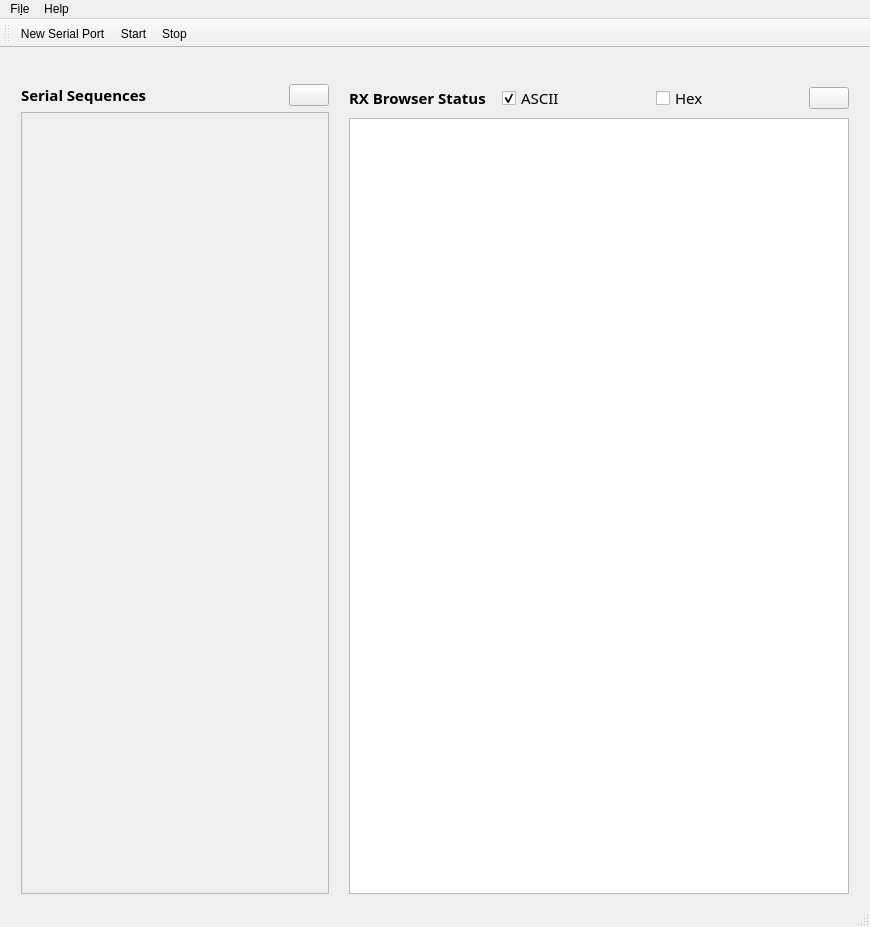
<?xml version="1.0" encoding="UTF-8"?>
<ui version="4.0">
 <class>MainWindow</class>
 <widget class="QMainWindow" name="MainWindow">
  <property name="geometry">
   <rect>
    <x>0</x>
    <y>0</y>
    <width>870</width>
    <height>927</height>
   </rect>
  </property>
  <property name="windowTitle">
   <string>Pipo</string>
  </property>
  <property name="windowIcon">
   <iconset resource="resources.qrc">
    <normaloff>:/rec/img/pipo_icon.png</normaloff>:/rec/img/pipo_icon.png</iconset>
  </property>
  <widget class="QWidget" name="centralWidget">
   <layout class="QGridLayout" name="gridLayout_3">
    <item row="0" column="0">
     <layout class="QHBoxLayout" name="horizontalLayout_3">
      <property name="leftMargin">
       <number>10</number>
      </property>
      <property name="rightMargin">
       <number>10</number>
      </property>
      <item>
       <widget class="QLabel" name="pNameLabel">
        <property name="text">
         <string/>
        </property>
        <property name="textFormat">
         <enum>Qt::RichText</enum>
        </property>
       </widget>
      </item>
      <item>
       <widget class="QLabel" name="pRateLabel">
        <property name="text">
         <string/>
        </property>
       </widget>
      </item>
      <item>
       <widget class="QLabel" name="pParLabel">
        <property name="text">
         <string/>
        </property>
       </widget>
      </item>
      <item>
       <widget class="QLabel" name="pStatus">
        <property name="text">
         <string/>
        </property>
       </widget>
      </item>
     </layout>
    </item>
    <item row="1" column="0">
     <layout class="QHBoxLayout" name="horizontalLayout_2">
      <property name="spacing">
       <number>20</number>
      </property>
      <property name="leftMargin">
       <number>10</number>
      </property>
      <property name="topMargin">
       <number>5</number>
      </property>
      <property name="rightMargin">
       <number>10</number>
      </property>
      <item>
       <layout class="QVBoxLayout" name="verticalLayout" stretch="0,5">
        <property name="sizeConstraint">
         <enum>QLayout::SetFixedSize</enum>
        </property>
        <item>
         <layout class="QHBoxLayout" name="horizontalLayout">
          <property name="spacing">
           <number>3</number>
          </property>
          <property name="sizeConstraint">
           <enum>QLayout::SetMinimumSize</enum>
          </property>
          <item>
           <widget class="QLabel" name="label">
            <property name="sizePolicy">
             <sizepolicy hsizetype="Minimum" vsizetype="Fixed">
              <horstretch>0</horstretch>
              <verstretch>0</verstretch>
             </sizepolicy>
            </property>
            <property name="font">
             <font>
              <family>Ubuntu Mono</family>
              <pointsize>11</pointsize>
              <weight>75</weight>
              <italic>false</italic>
              <bold>true</bold>
              <underline>false</underline>
             </font>
            </property>
            <property name="text">
             <string>Serial Sequences</string>
            </property>
           </widget>
          </item>
          <item>
           <widget class="QPushButton" name="pushButton">
            <property name="sizePolicy">
             <sizepolicy hsizetype="Fixed" vsizetype="Fixed">
              <horstretch>10</horstretch>
              <verstretch>30</verstretch>
             </sizepolicy>
            </property>
            <property name="toolTip">
             <string/>
            </property>
            <property name="toolTipDuration">
             <number>-1</number>
            </property>
            <property name="text">
             <string/>
            </property>
            <property name="icon">
             <iconset resource="resources.qrc">
              <normaloff>:/rec/img/add_new_seq.ico</normaloff>:/rec/img/add_new_seq.ico</iconset>
            </property>
           </widget>
          </item>
         </layout>
        </item>
        <item>
         <widget class="QScrollArea" name="scrollArea">
          <property name="sizePolicy">
           <sizepolicy hsizetype="Minimum" vsizetype="Preferred">
            <horstretch>0</horstretch>
            <verstretch>0</verstretch>
           </sizepolicy>
          </property>
          <property name="minimumSize">
           <size>
            <width>308</width>
            <height>0</height>
           </size>
          </property>
          <property name="maximumSize">
           <size>
            <width>310</width>
            <height>16777215</height>
           </size>
          </property>
          <property name="sizeIncrement">
           <size>
            <width>60</width>
            <height>0</height>
           </size>
          </property>
          <property name="baseSize">
           <size>
            <width>0</width>
            <height>0</height>
           </size>
          </property>
          <property name="widgetResizable">
           <bool>true</bool>
          </property>
          <widget class="QWidget" name="scrollAreaWidgetContents">
           <property name="geometry">
            <rect>
             <x>0</x>
             <y>0</y>
             <width>20</width>
             <height>20</height>
            </rect>
           </property>
           <property name="sizePolicy">
            <sizepolicy hsizetype="Maximum" vsizetype="Maximum">
             <horstretch>0</horstretch>
             <verstretch>0</verstretch>
            </sizepolicy>
           </property>
           <layout class="QGridLayout" name="gridLayout_2">
            <item row="0" column="0">
             <layout class="QGridLayout" name="gridLayout" columnstretch="0">
              <property name="sizeConstraint">
               <enum>QLayout::SetFixedSize</enum>
              </property>
              <property name="bottomMargin">
               <number>0</number>
              </property>
              <property name="spacing">
               <number>20</number>
              </property>
             </layout>
            </item>
           </layout>
          </widget>
         </widget>
        </item>
       </layout>
      </item>
      <item>
       <layout class="QVBoxLayout" name="verticalLayout_2">
        <item>
         <layout class="QHBoxLayout" name="horizontalLayout_4" stretch="0,0,0,0">
          <item>
           <widget class="QLabel" name="label_2">
            <property name="font">
             <font>
              <family>Ubuntu Mono</family>
              <pointsize>11</pointsize>
              <weight>75</weight>
              <bold>true</bold>
             </font>
            </property>
            <property name="toolTip">
             <string>TX is automatically converted to data type.</string>
            </property>
            <property name="text">
             <string>RX Browser Status</string>
            </property>
           </widget>
          </item>
          <item>
           <widget class="QCheckBox" name="ascCheck">
            <property name="font">
             <font>
              <family>Ubuntu Mono</family>
              <pointsize>11</pointsize>
             </font>
            </property>
            <property name="text">
             <string>ASCII</string>
            </property>
            <property name="checked">
             <bool>true</bool>
            </property>
           </widget>
          </item>
          <item>
           <widget class="QCheckBox" name="hexCheck">
            <property name="font">
             <font>
              <family>Ubuntu Mono</family>
              <pointsize>11</pointsize>
             </font>
            </property>
            <property name="text">
             <string>Hex</string>
            </property>
           </widget>
          </item>
          <item>
           <widget class="QPushButton" name="ckearTextBrw">
            <property name="sizePolicy">
             <sizepolicy hsizetype="Maximum" vsizetype="Fixed">
              <horstretch>0</horstretch>
              <verstretch>0</verstretch>
             </sizepolicy>
            </property>
            <property name="toolTip">
             <string>&lt;html&gt;&lt;head/&gt;&lt;body&gt;&lt;p&gt;&lt;span style=&quot; font-size:10pt;&quot;&gt;Clear Text Browser&lt;/span&gt;&lt;/p&gt;&lt;/body&gt;&lt;/html&gt;</string>
            </property>
            <property name="text">
             <string/>
            </property>
            <property name="icon">
             <iconset resource="resources.qrc">
              <normaloff>:/rec/img/clear_text_brw.png</normaloff>:/rec/img/clear_text_brw.png</iconset>
            </property>
           </widget>
          </item>
         </layout>
        </item>
        <item>
         <widget class="QTextBrowser" name="textBrowser">
          <property name="sizePolicy">
           <sizepolicy hsizetype="Minimum" vsizetype="Minimum">
            <horstretch>0</horstretch>
            <verstretch>0</verstretch>
           </sizepolicy>
          </property>
          <property name="minimumSize">
           <size>
            <width>500</width>
            <height>768</height>
           </size>
          </property>
          <property name="inputMethodHints">
           <set>Qt::ImhNone</set>
          </property>
         </widget>
        </item>
       </layout>
      </item>
     </layout>
    </item>
   </layout>
  </widget>
  <widget class="QMenuBar" name="menuBar">
   <property name="geometry">
    <rect>
     <x>0</x>
     <y>0</y>
     <width>870</width>
     <height>20</height>
    </rect>
   </property>
   <property name="sizePolicy">
    <sizepolicy hsizetype="MinimumExpanding" vsizetype="Minimum">
     <horstretch>0</horstretch>
     <verstretch>0</verstretch>
    </sizepolicy>
   </property>
   <property name="minimumSize">
    <size>
     <width>0</width>
     <height>0</height>
    </size>
   </property>
   <widget class="QMenu" name="menuNew">
    <property name="geometry">
     <rect>
      <x>416</x>
      <y>132</y>
      <width>189</width>
      <height>92</height>
     </rect>
    </property>
    <property name="title">
     <string>Fi&amp;le</string>
    </property>
    <addaction name="actionSerial_Port"/>
    <addaction name="actionQuit"/>
   </widget>
   <widget class="QMenu" name="menuHelp">
    <property name="title">
     <string>Help</string>
    </property>
    <addaction name="actionAbout"/>
   </widget>
   <addaction name="menuNew"/>
   <addaction name="menuHelp"/>
  </widget>
  <widget class="QToolBar" name="mainToolBar">
   <attribute name="toolBarArea">
    <enum>TopToolBarArea</enum>
   </attribute>
   <attribute name="toolBarBreak">
    <bool>false</bool>
   </attribute>
   <addaction name="actionSerial_Port"/>
   <addaction name="actionStart"/>
   <addaction name="actionStop"/>
  </widget>
  <widget class="QStatusBar" name="statusBar"/>
  <action name="actionSerial_Port">
   <property name="icon">
    <iconset resource="resources.qrc">
     <normaloff>:/rec/img/new_project.png</normaloff>:/rec/img/new_project.png</iconset>
   </property>
   <property name="text">
    <string>&amp;New Serial Port</string>
   </property>
   <property name="toolTip">
    <string>Configure New Serial Port</string>
   </property>
  </action>
  <action name="actionQuit">
   <property name="icon">
    <iconset resource="resources.qrc">
     <normaloff>:/rec/img/quit.png</normaloff>:/rec/img/quit.png</iconset>
   </property>
   <property name="text">
    <string>&amp;Quit</string>
   </property>
  </action>
  <action name="actionStart">
   <property name="icon">
    <iconset resource="resources.qrc">
     <normaloff>:/rec/img/play_but.svg</normaloff>:/rec/img/play_but.svg</iconset>
   </property>
   <property name="text">
    <string>Start</string>
   </property>
   <property name="toolTip">
    <string>Start</string>
   </property>
  </action>
  <action name="actionStop">
   <property name="icon">
    <iconset resource="resources.qrc">
     <normaloff>:/rec/img/stop_but.png</normaloff>:/rec/img/stop_but.png</iconset>
   </property>
   <property name="text">
    <string>Stop</string>
   </property>
   <property name="toolTip">
    <string>Stop</string>
   </property>
  </action>
  <action name="actionAbout">
   <property name="text">
    <string>&amp;About</string>
   </property>
  </action>
 </widget>
 <layoutdefault spacing="6" margin="11"/>
 <resources>
  <include location="resources.qrc"/>
 </resources>
 <connections/>
</ui>
